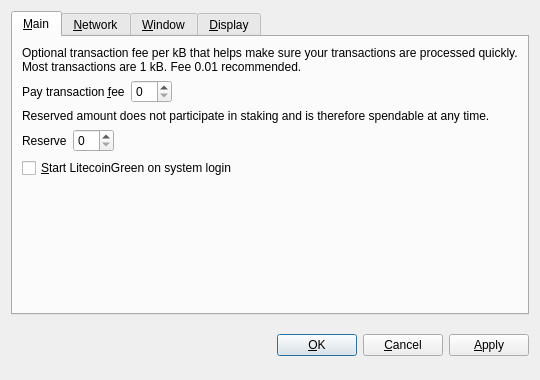
<?xml version="1.0" encoding="UTF-8"?>
<ui version="4.0">
 <class>OptionsDialog</class>
 <widget class="QDialog" name="OptionsDialog">
  <property name="geometry">
   <rect>
    <x>0</x>
    <y>0</y>
    <width>540</width>
    <height>380</height>
   </rect>
  </property>
  <property name="windowTitle">
   <string>Options</string>
  </property>
  <property name="modal">
   <bool>true</bool>
  </property>
  <layout class="QVBoxLayout" name="verticalLayout">
   <item>
    <widget class="QTabWidget" name="tabWidget">
     <property name="tabPosition">
      <enum>QTabWidget::North</enum>
     </property>
     <property name="currentIndex">
      <number>0</number>
     </property>
     <widget class="QWidget" name="tabMain">
      <attribute name="title">
       <string>&amp;Main</string>
      </attribute>
      <layout class="QVBoxLayout" name="verticalLayout_Main">
       <item>
        <widget class="QLabel" name="transactionFeeInfoLabel">
         <property name="text">
          <string>Optional transaction fee per kB that helps make sure your transactions are processed quickly. Most transactions are 1 kB. Fee 0.01 recommended.</string>
         </property>
         <property name="textFormat">
          <enum>Qt::PlainText</enum>
         </property>
         <property name="wordWrap">
          <bool>true</bool>
         </property>
        </widget>
       </item>
       <item>
        <layout class="QHBoxLayout" name="horizontalLayoutFee">
         <item>
          <widget class="QLabel" name="transactionFeeLabel">
           <property name="text">
            <string>Pay transaction &amp;fee</string>
           </property>
           <property name="textFormat">
            <enum>Qt::PlainText</enum>
           </property>
           <property name="buddy">
            <cstring>transactionFee</cstring>
           </property>
          </widget>
         </item>
         <item>
          <widget class="BitcoinAmountField" name="transactionFee"/>
         </item>
         <item>
          <spacer name="horizontalSpacerFee">
           <property name="orientation">
            <enum>Qt::Horizontal</enum>
           </property>
           <property name="sizeHint" stdset="0">
            <size>
             <width>40</width>
             <height>20</height>
            </size>
           </property>
          </spacer>
         </item>
        </layout>
       </item>
       <item>
        <widget class="QLabel" name="reserveBalanceInfoLabel">
         <property name="text">
          <string>Reserved amount does not participate in staking and is therefore spendable at any time.</string>
         </property>
         <property name="textFormat">
          <enum>Qt::PlainText</enum>
         </property>
         <property name="wordWrap">
          <bool>true</bool>
         </property>
        </widget>
       </item>
       <item>
        <layout class="QHBoxLayout" name="horizontalLayoutReserveBalance">
         <item>
          <widget class="QLabel" name="reserveBalanceLabel">
           <property name="text">
            <string>Reserve</string>
           </property>
           <property name="textFormat">
            <enum>Qt::PlainText</enum>
           </property>
           <property name="buddy">
            <cstring>reserveBalance</cstring>
           </property>
          </widget>
         </item>
         <item>
          <widget class="BitcoinAmountField" name="reserveBalance"/>
         </item>
         <item>
          <spacer name="horizontalSpacerReserveBalance">
           <property name="orientation">
            <enum>Qt::Horizontal</enum>
           </property>
           <property name="sizeHint" stdset="0">
            <size>
             <width>40</width>
             <height>20</height>
            </size>
           </property>
          </spacer>
         </item>
        </layout>
       </item>
       <item>
        <widget class="QCheckBox" name="bitcoinAtStartup">
         <property name="toolTip">
          <string>Automatically start LitecoinGreen after logging in to the system.</string>
         </property>
         <property name="text">
          <string>&amp;Start LitecoinGreen on system login</string>
         </property>
        </widget>
       </item>
       <item>
        <spacer name="verticalSpacer_Main">
         <property name="orientation">
          <enum>Qt::Vertical</enum>
         </property>
         <property name="sizeHint" stdset="0">
          <size>
           <width>20</width>
           <height>40</height>
          </size>
         </property>
        </spacer>
       </item>
      </layout>
     </widget>
     <widget class="QWidget" name="tabNetwork">
      <attribute name="title">
       <string>&amp;Network</string>
      </attribute>
      <layout class="QVBoxLayout" name="verticalLayout_Network">
       <item>
        <widget class="QCheckBox" name="mapPortUpnp">
         <property name="toolTip">
          <string>Automatically open the LitecoinGreen client port on the router. This only works when your router supports UPnP and it is enabled.</string>
         </property>
         <property name="text">
          <string>Map port using &amp;UPnP</string>
         </property>
        </widget>
       </item>
       <item>
        <widget class="QCheckBox" name="connectSocks">
         <property name="toolTip">
          <string>Connect to the LitecoinGreen network through a SOCKS proxy (e.g. when connecting through Tor).</string>
         </property>
         <property name="text">
          <string>&amp;Connect through SOCKS proxy:</string>
         </property>
        </widget>
       </item>
       <item>
        <layout class="QHBoxLayout" name="horizontalLayout_Network">
         <item>
          <widget class="QLabel" name="proxyIpLabel">
           <property name="text">
            <string>Proxy &amp;IP:</string>
           </property>
           <property name="textFormat">
            <enum>Qt::PlainText</enum>
           </property>
           <property name="buddy">
            <cstring>proxyIp</cstring>
           </property>
          </widget>
         </item>
         <item>
          <widget class="QValidatedLineEdit" name="proxyIp">
           <property name="maximumSize">
            <size>
             <width>140</width>
             <height>16777215</height>
            </size>
           </property>
           <property name="toolTip">
            <string>IP address of the proxy (e.g. 127.0.0.1)</string>
           </property>
          </widget>
         </item>
         <item>
          <widget class="QLabel" name="proxyPortLabel">
           <property name="text">
            <string>&amp;Port:</string>
           </property>
           <property name="textFormat">
            <enum>Qt::PlainText</enum>
           </property>
           <property name="buddy">
            <cstring>proxyPort</cstring>
           </property>
          </widget>
         </item>
         <item>
          <widget class="QLineEdit" name="proxyPort">
           <property name="maximumSize">
            <size>
             <width>55</width>
             <height>16777215</height>
            </size>
           </property>
           <property name="toolTip">
            <string>Port of the proxy (e.g. 9050)</string>
           </property>
          </widget>
         </item>
         <item>
          <widget class="QLabel" name="socksVersionLabel">
           <property name="text">
            <string>SOCKS &amp;Version:</string>
           </property>
           <property name="textFormat">
            <enum>Qt::PlainText</enum>
           </property>
           <property name="buddy">
            <cstring>socksVersion</cstring>
           </property>
          </widget>
         </item>
         <item>
          <widget class="QValueComboBox" name="socksVersion">
           <property name="toolTip">
            <string>SOCKS version of the proxy (e.g. 5)</string>
           </property>
          </widget>
         </item>
         <item>
          <spacer name="horizontalSpacer_Network">
           <property name="orientation">
            <enum>Qt::Horizontal</enum>
           </property>
           <property name="sizeHint" stdset="0">
            <size>
             <width>40</width>
             <height>20</height>
            </size>
           </property>
          </spacer>
         </item>
        </layout>
       </item>
       <item>
        <spacer name="verticalSpacer_Network">
         <property name="orientation">
          <enum>Qt::Vertical</enum>
         </property>
         <property name="sizeHint" stdset="0">
          <size>
           <width>20</width>
           <height>40</height>
          </size>
         </property>
        </spacer>
       </item>
      </layout>
     </widget>
     <widget class="QWidget" name="tabWindow">
      <attribute name="title">
       <string>&amp;Window</string>
      </attribute>
      <layout class="QVBoxLayout" name="verticalLayout_Window">
       <item>
        <widget class="QCheckBox" name="minimizeToTray">
         <property name="toolTip">
          <string>Show only a tray icon after minimizing the window.</string>
         </property>
         <property name="text">
          <string>&amp;Minimize to the tray instead of the taskbar</string>
         </property>
        </widget>
       </item>
       <item>
        <widget class="QCheckBox" name="minimizeOnClose">
         <property name="toolTip">
          <string>Minimize instead of exit the application when the window is closed. When this option is enabled, the application will be closed only after selecting Quit in the menu.</string>
         </property>
         <property name="text">
          <string>M&amp;inimize on close</string>
         </property>
        </widget>
       </item>
       <item>
        <spacer name="verticalSpacer_Window">
         <property name="orientation">
          <enum>Qt::Vertical</enum>
         </property>
         <property name="sizeHint" stdset="0">
          <size>
           <width>20</width>
           <height>40</height>
          </size>
         </property>
        </spacer>
       </item>
      </layout>
     </widget>
     <widget class="QWidget" name="tabDisplay">
      <attribute name="title">
       <string>&amp;Display</string>
      </attribute>
      <layout class="QVBoxLayout" name="verticalLayout_Display">
       <item>
        <layout class="QHBoxLayout" name="horizontalLayout_1_Display">
         <item>
          <widget class="QLabel" name="langLabel">
           <property name="text">
            <string>User Interface &amp;language:</string>
           </property>
           <property name="textFormat">
            <enum>Qt::PlainText</enum>
           </property>
           <property name="buddy">
            <cstring>lang</cstring>
           </property>
          </widget>
         </item>
         <item>
          <widget class="QValueComboBox" name="lang">
           <property name="toolTip">
            <string>The user interface language can be set here. This setting will take effect after restarting LitecoinGreen.</string>
           </property>
          </widget>
         </item>
        </layout>
       </item>
       <item>
        <layout class="QHBoxLayout" name="horizontalLayout_2_Display">
         <item>
          <widget class="QLabel" name="unitLabel">
           <property name="text">
            <string>&amp;Unit to show amounts in:</string>
           </property>
           <property name="textFormat">
            <enum>Qt::PlainText</enum>
           </property>
           <property name="buddy">
            <cstring>unit</cstring>
           </property>
          </widget>
         </item>
         <item>
          <widget class="QValueComboBox" name="unit">
           <property name="toolTip">
            <string>Choose the default subdivision unit to show in the interface and when sending coins.</string>
           </property>
          </widget>
         </item>
        </layout>
       </item>
       <item>
        <widget class="QCheckBox" name="displayAddresses">
         <property name="toolTip">
          <string>Whether to show LitecoinGreen addresses in the transaction list or not.</string>
         </property>
         <property name="text">
          <string>&amp;Display addresses in transaction list</string>
         </property>
        </widget>
       </item>
       <item>
        <widget class="QCheckBox" name="coinControlFeatures">
         <property name="toolTip">
          <string>Whether to show coin control features or not.</string>
         </property>
         <property name="text">
          <string>Display coin &amp;control features (experts only!)</string>
         </property>
        </widget>
       </item>
       <item>
        <spacer name="verticalSpacer_Display">
         <property name="orientation">
          <enum>Qt::Vertical</enum>
         </property>
         <property name="sizeHint" stdset="0">
          <size>
           <width>20</width>
           <height>40</height>
          </size>
         </property>
        </spacer>
       </item>
      </layout>
     </widget>
    </widget>
   </item>
   <item>
    <layout class="QHBoxLayout" name="horizontalLayout_Buttons">
     <item>
      <spacer name="horizontalSpacer_1">
       <property name="orientation">
        <enum>Qt::Horizontal</enum>
       </property>
       <property name="sizeHint" stdset="0">
        <size>
         <width>40</width>
         <height>48</height>
        </size>
       </property>
      </spacer>
     </item>
     <item>
      <widget class="QLabel" name="statusLabel">
       <property name="font">
        <font>
         <weight>75</weight>
         <bold>true</bold>
        </font>
       </property>
       <property name="text">
        <string/>
       </property>
       <property name="textFormat">
        <enum>Qt::PlainText</enum>
       </property>
       <property name="wordWrap">
        <bool>true</bool>
       </property>
      </widget>
     </item>
     <item>
      <spacer name="horizontalSpacer_2">
       <property name="orientation">
        <enum>Qt::Horizontal</enum>
       </property>
       <property name="sizeHint" stdset="0">
        <size>
         <width>40</width>
         <height>48</height>
        </size>
       </property>
      </spacer>
     </item>
     <item>
      <widget class="QPushButton" name="okButton">
       <property name="text">
        <string>&amp;OK</string>
       </property>
      </widget>
     </item>
     <item>
      <widget class="QPushButton" name="cancelButton">
       <property name="text">
        <string>&amp;Cancel</string>
       </property>
       <property name="autoDefault">
        <bool>false</bool>
       </property>
      </widget>
     </item>
     <item>
      <widget class="QPushButton" name="applyButton">
       <property name="text">
        <string>&amp;Apply</string>
       </property>
       <property name="autoDefault">
        <bool>false</bool>
       </property>
      </widget>
     </item>
    </layout>
   </item>
  </layout>
 </widget>
 <customwidgets>
  <customwidget>
   <class>BitcoinAmountField</class>
   <extends>QSpinBox</extends>
   <header>bitcoinamountfield.h</header>
  </customwidget>
  <customwidget>
   <class>QValueComboBox</class>
   <extends>QComboBox</extends>
   <header>qvaluecombobox.h</header>
  </customwidget>
  <customwidget>
   <class>QValidatedLineEdit</class>
   <extends>QLineEdit</extends>
   <header>qvalidatedlineedit.h</header>
  </customwidget>
 </customwidgets>
 <resources/>
 <connections/>
</ui>
